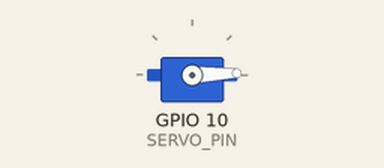
Simulated run of this sketch. Board: ESP32-S3. Shown: servo.

Above: at 0.05 s.
At 1.75 s:
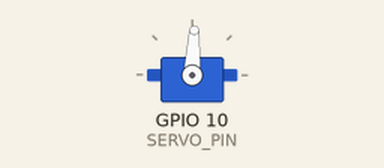
At 3.45 s:
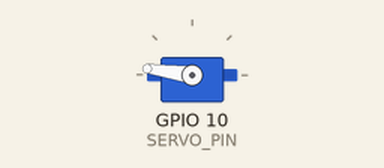
At 6.85 s:
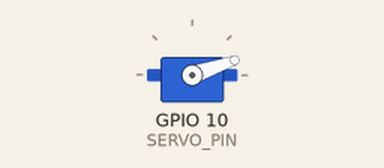
Timing chart, 0 to 9.4 s (numbered marks = the images above):
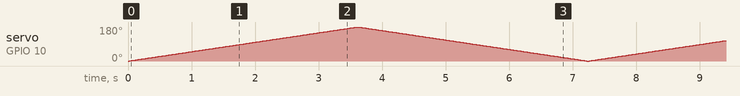

The sketch:

07-021-Servo_motor_single_minimal.ino
```cpp
/*  07.021 - Minimal Servo Control Using ESP32Servo
 *
 * Course: IoT Development with ESP32-S3
 * Target Hardware: ESP32-S3-DevKitC-1 v1.1
 * Module: ESP32-S3-WROOM-1-N16R16V
 *
 * This sketch demonstrates basic servo control using the ESP32Servo library.
 * A hobby servo is connected to GPIO10 and sweeps between 0° and 180°.
 *
 * HARDWARE INFORMATION:
 * =====================
 * - Board: ESP32-S3-DevKitC-1 v1.1
 * - GPIO voltage: 3.3V
 * - Servo signal pin: GPIO10
 * - External 5V recommended for servo power
 *
 * CIRCUIT DIAGRAM:
 * ================
 *
 *     +----------------------------+
 *     |     ESP32-S3 Dev Board    |
 *     |                            |
 *     |    GPIO10  -------------> Orange (Signal) Servo
 *     |    GND     -------------> Brown  (GND)    Servo
 *     |    5V ext. -------------> Red    (Power)  Servo
 *     +----------------------------+
 *
 * COMPONENTS:
 * ===========
 * - ESP32-S3-DevKitC-1 v1.1
 * - SG90 (or similar) hobby servo
 * - External 5V power source
 * - Jumper wires
 *
 * GPIO ASSIGNMENTS:
 * =================
 * - SERVO_PIN: GPIO10
 *
 * TECHNICAL NOTES:
 * ================
 * - GPIO10 is PWM-capable and safe on ESP32-S3
 * - The ESP32Servo library internally uses the LEDC peripheral
 * - Avoid powering servo directly from USB port
 *
 * IDE REQUIREMENTS:
 * =================
 * - Arduino IDE 2.0+
 * - ESP32 Arduino Core v3.3.0+
 * - Library: ESP32Servo v1.1.1 (https://github.com/RoboticsBrno/ESP32-Arduino-Servo-Library)
 * - Board: "ESP32S3 Dev Module"
 *
 * Created: April 1, 2019 by Peter Dalmaris
 * Updated: July 28, 2025 for ESP32-S3 compatibility
 */

#include <ESP32Servo.h>

const int SERVO_PIN = 10;
Servo servo1;

void setup() {
    Serial.begin(115200);
    servo1.attach(SERVO_PIN);
}

void loop() {
    for (int angle = 0; angle <= 180; angle++) {
        servo1.write(angle);
        delay(20);
    }

    for (int angle = 180; angle >= 0; angle--) {
        servo1.write(angle);
        delay(20);
    }
}
```
